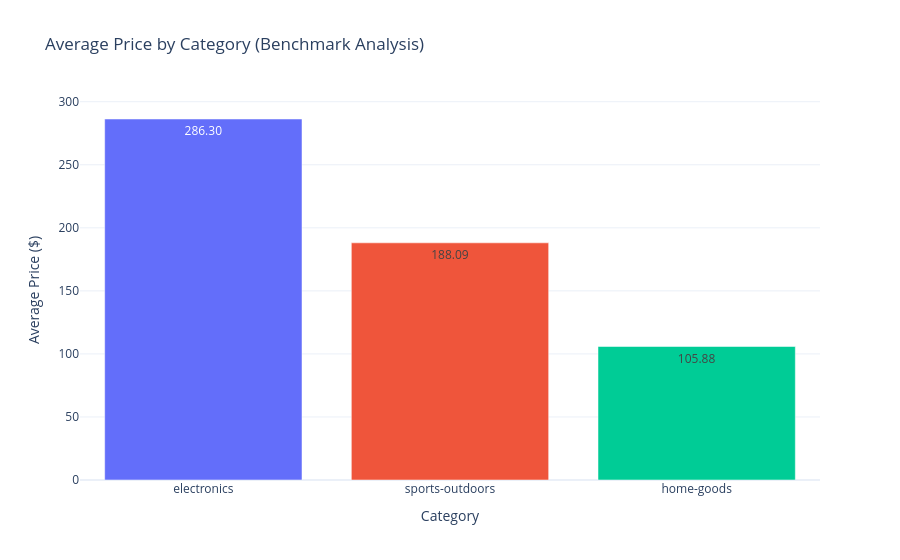

Notebook code for this chart:
### Markdown cell above
## Q4: How do we build an interactive prototype of the dashboard using Plotly?

### Concept Pointers:
- Visual 1: Category Price Comparison Bar Chart (Answering Question 1).
- Visual 2: Price vs Rating Scatter Matrix (Answering Question 2).
- Interactive Slicer: Price threshold filter simulation (Answering Question 3).

### Code cell
import plotly.express as px

# Visual 1: Average Price by Category
cat_avg_df = products_df.groupby("category")["price"].mean().reset_index()
cat_avg_df = cat_avg_df.sort_values(by="price", ascending=False)

fig_bar = px.bar(
    cat_avg_df,
    x="category",
    y="price",
    color="category",
    title="Average Price by Category (Benchmark Analysis)",
    text_auto=".2f",
    labels={"price": "Average Price ($)", "category": "Category"}
)
fig_bar.update_layout(showlegend=False, template="plotly_white")
fig_bar.show()

### Figure 1 — Plotly figure (JSON) as saved in the notebook; plotly's stock layout.template omitted (floating-point values rounded to 4 significant figures)
{"data": [{"hovertemplate": "Category=%{x}<br>Average Price ($)=%{y}<extra></extra>", "legendgroup": "electronics", "marker": {"color": "#636efa", "pattern": {"shape": ""}}, "name": "electronics", "orientation": "v", "showlegend": true, "textposition": "auto", "texttemplate": "%{y:.2f}", "type": "bar", "x": ["electronics"], "xaxis": "x", "y": [286.3], "yaxis": "y"}, {"hovertemplate": "Category=%{x}<br>Average Price ($)=%{y}<extra></extra>", "legendgroup": "sports-outdoors", "marker": {"color": "#EF553B", "pattern": {"shape": ""}}, "name": "sports-outdoors", "orientation": "v", "showlegend": true, "textposition": "auto", "texttemplate": "%{y:.2f}", "type": "bar", "x": ["sports-outdoors"], "xaxis": "x", "y": [188.1], "yaxis": "y"}, {"hovertemplate": "Category=%{x}<br>Average Price ($)=%{y}<extra></extra>", "legendgroup": "home-goods", "marker": {"color": "#00cc96", "pattern": {"shape": ""}}, "name": "home-goods", "orientation": "v", "showlegend": true, "textposition": "auto", "texttemplate": "%{y:.2f}", "type": "bar", "x": ["home-goods"], "xaxis": "x", "y": [105.9], "yaxis": "y"}], "layout": {"barmode": "relative", "legend": {"title": {"text": "Category"}, "tracegroupgap": 0}, "showlegend": false, "title": {"text": "Average Price by Category (Benchmark Analysis)"}, "xaxis": {"anchor": "y", "categoryarray": ["electronics", "sports-outdoors", "home-goods"], "categoryorder": "array", "domain": [0.0, 1.0], "title": {"text": "Category"}}, "yaxis": {"anchor": "x", "domain": [0.0, 1.0], "title": {"text": "Average Price ($)"}}}}
